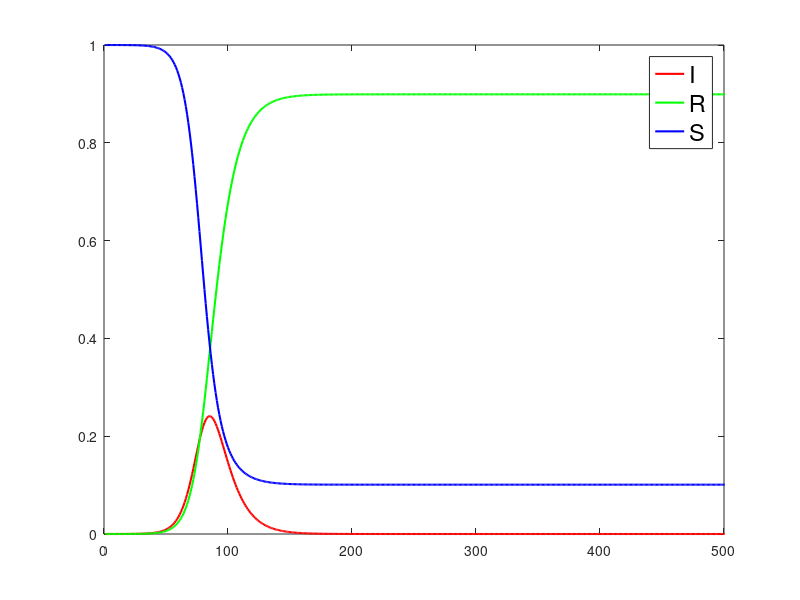
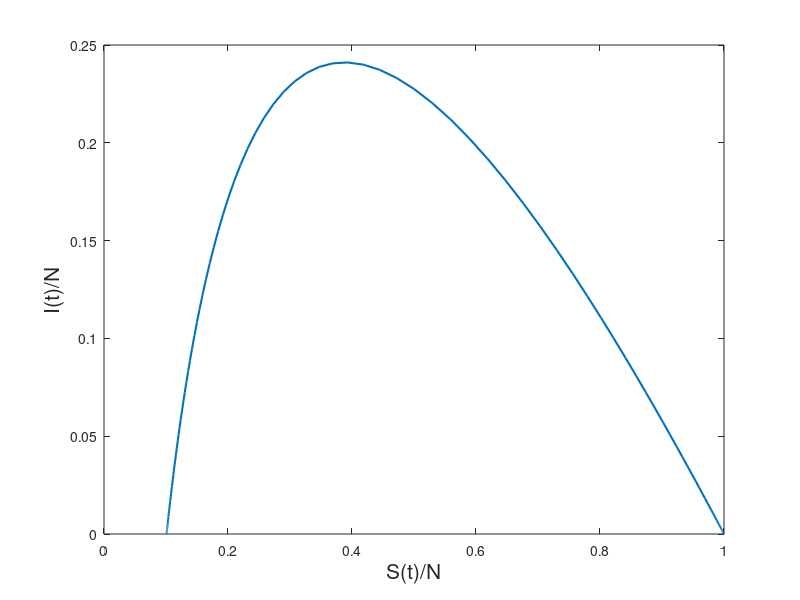
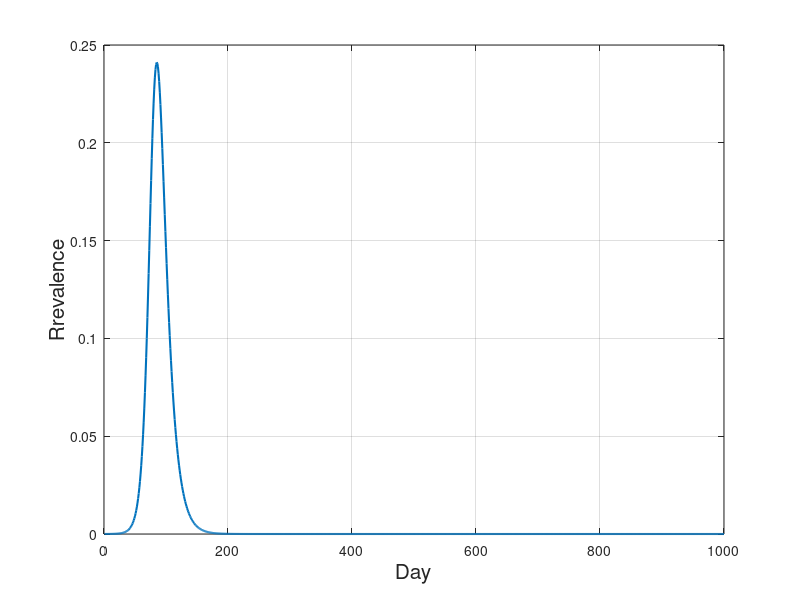

Reproduce these figures in MATLAB, in order.
% In the SIR model we have 3 epidemiological classes: Susceptible, Infected and Removed individuals.
% SIR.m - we are just looking at a static population.
clear all,close all
dt=1;
N=10^6;			% The total population
beta=0.25;		% Number of contacts per day that are sufficient to spread the disease
gamma=1/10;		% Fraction of the infected group that will recover during any given day
I(1)=10;		% I(0) - initial number of infected individuals
S(1)=N-I(1);	% S(0) - initial number of susceptible individuals

% I(n) - number of infected individuals
% S(n) - number of susceptible individuals
for n=2:1000
	I(n) = I(n-1)+dt*(beta*(S(n-1)/N)-gamma)*I(n-1);
	S(n) = S(n-1)-dt*beta*S(n-1)*(I(n-1)/N);
endfor

x=S/N;			% x - susceptible fraction of the population
y=I/N;			% y - infected fraction of the population
z=1-x-y;		% z - removed fraction of the population

vreme=1:1:1000;
figure 1, 
plot(vreme,y,"r","linewidth",1.5,
	vreme,z,"g","linewidth",1.5,
	vreme,x,"b","linewidth",1.5);
leg=legend("I","R","S")
set(leg,"fontsize",17);
axis([0 500 0 1])

figure 2,
plot(x,y,"linewidth",1.5);
xlabel('S(t)/N',"fontsize",15)
ylabel('I(t)/N',"fontsize",15)

figure 3,
plot(y,"linewidth",1.5);
xlabel('Day',"fontsize",15)
ylabel('Rrevalence',"fontsize",15)

grid on
hold on